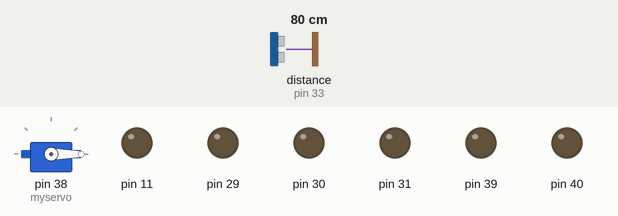
A sketch run on a simulated Arduino Mega 2560, built with avr-gcc and run on an emulated ATmega2560. Shown: servo, output pins drawn as LEDs (lit = HIGH). The inputs (shaded band) are chosen by the test bench; at power-on: distance to the obstacle (sensor on pin 33) 80 cm. The echo pulse lasts 58.3 µs per cm; pins used as bus, display or sensor lines are not drawn; what the sketch prints to the serial monitor is not drawn.

Above: at 0.1 s.
At 36.0 s:
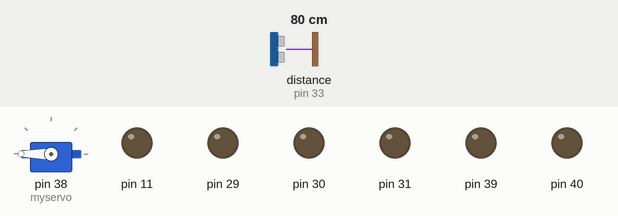
Timing chart, 0 to 39.5 s (numbered marks = the images above):
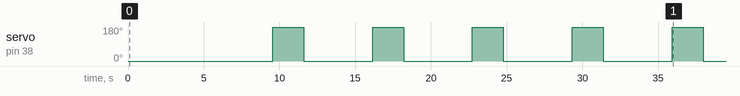

Measured:
- by itself, servo on pin 38 (myservo): alternates 180° for 2.0 s and 0° for 4.5 s

The sketch:

ECGR_5196_Lab8_Part1.ino
```cpp
//*******************************************************************
// This program will allow the robot to find objects on the left    *
// and right of the robot, while traveling a straight path.         *
// The robot will detect the objects on the first path travel. Then *
// on the path back, the robot will point towards the objects       *
// location when perpendicular to the object.                       *
//                                                                  *
//                                                                  *
// Kendall Britton, 2022-04-18                                      *
//*******************************************************************

#include <Servo.h>
#include "SimpleRSLK.h"

Servo myservo;  // create servo object to control a servo
                // a maximum of eight servo objects can be created

#define LEFT_MOTOR_SPEED   31 //20 //31   //15           // Inital left motor speed for traveling striaght
#define RIGHT_MOTOR_SPEED  35 //24 //35   //17          // Inital right motor speed for traveling striaght

#define LEFT_MOTOR_SPEED_ROTATE 10    // Inital left motor speed for rotating
#define RIGHT_MOTOR_SPEED_ROTATE 10   // Inital right motor speed for rotating

#define ERROR_OVERSHOOT_STRAIGHT 16   // Error overshoot that makes encoder more accurate for traveling straight
#define ERROR_OVERSHOOT_ROTATE 18     // Error overshoot that makes encoder more accurate for rotating

#define ARRAY_SIZE  24                  // Allows for max range of 120 degree sweep
#define DISTANCE_FROM_WALL  0          // Distance to drive to from the wall
#define SENSOR_PLACEMENT_CORRECTION 4   // Distance from ultrasonic to front of robot

float wheel_diam = 6.99999;       // Wheel diameter of the TI RSLK
uint16_t gear_ratio = 120;        // Gear ratio of the TI RSLK
uint8_t pulses_per_motor = 3;     // Encoder pulse to motor turn ration for TI RSLK
float wheel_base = 13.99999;      // Wheel base distance of the TI RSLK

const int trigPin = 32;    // This is Port Pin 3.5 on the MSP432 Launchpad
const int echoPin = 33;    // This is Port Pin 5.1 on the MSP432 Launchpad

int iter = 0;                       // This variable keeps tracks of how many iterations the servo has moved
float readingsPerRotate[9] = {};    // Array to filter the various sensor measurements
float distanceToObject[30] = {};    // Array to hold the filtered sensor measurements
int iterList[30] = {};              // This array holds the mapped servo iterations according to each ultrasonic reading
int count = 0;

void setRawMotorSpeed(uint8_t motorNum, uint8_t speed);

void setup() {    // put your setup code here, to run once:
   // initialize two digital pins as outputs.
   setupRSLK();
   pinMode(trigPin, OUTPUT);
   pinMode(echoPin, INPUT);
   myservo.attach(38);  // attaches the servo on Port 2.4 to the servo object
   myservo.write(0);    // Send it to the default position
   Serial.begin(9600);
}

void loop() {    // put your main code here, to run repeatedly:

  delay(5000);
  int j = 0;

   for(int i = 0; i < 15; i++){

      myservo.write(0);              // tell servo to go to position in variable 'pos'
      delay(500);
      pulseUltrasonicSensor();
      delay(500);
      sortAndFindMedian();
      delay(500);
      Serial.print("Set ");
      Serial.print(count);
      Serial.print(":      Left Reading: ");
      Serial.print(distanceToObject[j]);
      delay(3000);

      j++;

      myservo.write(180);              // tell servo to go to position in variable 'pos'
      delay(500);
      pulseUltrasonicSensor();
      delay(500);
      sortAndFindMedian();
      delay(500);
      Serial.print("      Right Reading: ");
      Serial.println(distanceToObject[j]);
      delay(500);

     // driveStraightCM(20);
      //if( (i < 6) || ((i > 7) && (i < 12)) || (i == 14) ){
        //rotateCCWShort(1);
      //}

      //delay(500);
      count++;
      j++;

   }


}


//============================================================================
// The sortAndFindMedian() function sorts the distance recordings at a current
// iteration of sweep.
//============================================================================
void sortAndFindMedian(){
  int temp;


  for(int i = 0; i < 9; i++){                         // Sorts the ultrasonic values in ascending order
      for(int j = i + 1; j < 9; j++){
        if(readingsPerRotate[i] > readingsPerRotate[j]){
          temp = readingsPerRotate[i];
          readingsPerRotate[i] = readingsPerRotate[j];
          readingsPerRotate[j] = temp;
        }
      }
  }

  distanceToObject[iter] = readingsPerRotate[4];    // Takes median and adds it to list
  iterList[iter] = iter;                            // Assigns current iteration to list
  iter++;
}


//============================================================================
// The pulseUltrasonicSensor() function calculates/pulses the distance recording
// of the closest object.
//============================================================================
void pulseUltrasonicSensor(){
  float pulseLength, centimeters;


    for(int i = 0; i < 9; i++){

      digitalWrite(trigPin, LOW);                   // send low to get a clean pulse
      delayMicroseconds(10);                        // let it settle
      digitalWrite(trigPin, HIGH);                  // send high to trigger device
      delayMicroseconds(10);                        // let it settle
      digitalWrite(trigPin, LOW);                   // send low to get a clean pulse
      delayMicroseconds(10);                        // let it settle

      pulseLength = pulseIn(echoPin, HIGH);         // measure pulse coming back
      centimeters = pulseLength / 58;


      readingsPerRotate[i] = centimeters;

      delayMicroseconds(10);
  }
}


//============================================================================
// The pulseCountStraightCM() function calculates the total amount of
// encoder pulses that are needed to travel a specific distance in cm.
//============================================================================
int pulseCountStraightCM(int distanceCM){
  float temp = (distanceCM * (1 / (wheel_diam * PI)) * gear_ratio * pulses_per_motor) - ERROR_OVERSHOOT_STRAIGHT;
  return temp;
}


//============================================================================
// The pulseCountRotateCCW() function calculates the total amount of encoder
// pulses that are needed to rotate a specific amount of degrees.
//============================================================================
int pulseCountRotate(float degree){
  float temp = (((degree * PI* wheel_base)/ 360) * (1 / (wheel_diam * PI)) * gear_ratio * pulses_per_motor);
  return temp;
}


//============================================================================
// The rotateCCW() function allows the robot to rotate a specific amount of
// degrees.
//============================================================================
void rotateCCW(int degree){

  uint16_t l_totalCount = 0;                            // Initializes left encoder count
  uint16_t r_totalCount = 0;                            // Initializes right encoder count
  uint16_t l_motor_speed = LEFT_MOTOR_SPEED_ROTATE;     // Initializes left motor speed
  uint16_t r_motor_speed = RIGHT_MOTOR_SPEED_ROTATE;    // Initializes right motor speed

  int rotatePulse = pulseCountRotate(degree) - ERROR_OVERSHOOT_ROTATE;           // Calculates encoder pulses need to rotate degrees

  resetLeftEncoderCnt();      // Resets current encoder count
  resetRightEncoderCnt();     // Resets current encoder count

  setMotorDirection(LEFT_MOTOR,MOTOR_DIR_BACKWARD);     // Set motor direction
  setMotorDirection(RIGHT_MOTOR,MOTOR_DIR_FORWARD);     // Set motor direction
  enableMotor(BOTH_MOTORS);                             // Enable motors

  setMotorSpeed(RIGHT_MOTOR,RIGHT_MOTOR_SPEED_ROTATE);    // Set motor speed
  setMotorSpeed(LEFT_MOTOR,LEFT_MOTOR_SPEED_ROTATE);      // Set motor speed

  while( (l_totalCount < rotatePulse) || (r_totalCount < rotatePulse) ) {       // Stop motors if they reach desired encoder count
    l_totalCount = getEncoderLeftCnt(); r_totalCount = getEncoderRightCnt();

    if (r_totalCount >= rotatePulse){
      disableMotor(RIGHT_MOTOR);
    }

    if (l_totalCount >= rotatePulse){
      disableMotor(LEFT_MOTOR);
    }

  }
  delay(2000);    // Pauses before next action
}

//============================================================================
// The rotateCCW() function allows the robot to rotate a specific amount of
// degrees.
//============================================================================
void rotateCCWShort(float degree){

  uint16_t l_totalCount = 0;                            // Initializes left encoder count
  uint16_t r_totalCount = 0;                            // Initializes right encoder count
  uint16_t l_motor_speed = LEFT_MOTOR_SPEED_ROTATE;     // Initializes left motor speed
  uint16_t r_motor_speed = RIGHT_MOTOR_SPEED_ROTATE;    // Initializes right motor speed

  int rotatePulse = pulseCountRotate(degree);           // Calculates encoder pulses need to rotate degrees

  resetLeftEncoderCnt();      // Resets current encoder count
  resetRightEncoderCnt();     // Resets current encoder count

  setMotorDirection(LEFT_MOTOR,MOTOR_DIR_BACKWARD);     // Set motor direction
  setMotorDirection(RIGHT_MOTOR,MOTOR_DIR_FORWARD);     // Set motor direction
  enableMotor(BOTH_MOTORS);                             // Enable motors

  setMotorSpeed(RIGHT_MOTOR,RIGHT_MOTOR_SPEED_ROTATE);    // Set motor speed
  setMotorSpeed(LEFT_MOTOR,LEFT_MOTOR_SPEED_ROTATE);      // Set motor speed

  while( (l_totalCount < rotatePulse) || (r_totalCount < rotatePulse) ) {       // Stop motors if they reach desired encoder count
    l_totalCount = getEncoderLeftCnt(); r_totalCount = getEncoderRightCnt();

    if (r_totalCount >= rotatePulse){
      disableMotor(RIGHT_MOTOR);
    }

    if (l_totalCount >= rotatePulse){
      disableMotor(LEFT_MOTOR);
    }

  }
  delay(500);    // Pauses before next action
}


//============================================================================
// The driveStraightCM() allows the robot to drive straight for a specificed
// distance in cm.
//============================================================================
void driveStraightCM(int distanceCM){
  uint16_t l_totalCount = 0;                                // Initializes left encoder count
  uint16_t r_totalCount = 0;                                // Initializes right encoder count
  uint16_t l_motor_speed = LEFT_MOTOR_SPEED;                // Initializes left motor speed
  uint16_t r_motor_speed = RIGHT_MOTOR_SPEED;               // Initializes right motor speed

  int straightPulse = pulseCountStraightCM(distanceCM);     // Calculates encoder pulses need to drive distance

  resetLeftEncoderCnt();        // Resets current encoder count
  resetRightEncoderCnt();       // Resets current encoder count

  setMotorDirection(BOTH_MOTORS,MOTOR_DIR_FORWARD);   // Cause the robot to drive forward
  enableMotor(BOTH_MOTORS);                           // Enable motors

  setRawMotorSpeed(RIGHT_MOTOR,RIGHT_MOTOR_SPEED);     // Set motor speed
  setRawMotorSpeed(LEFT_MOTOR,LEFT_MOTOR_SPEED);       // Set motor speed


  while( (l_totalCount < straightPulse) || (r_totalCount < straightPulse) ) {         // Stop motors if they reach desired encoder count
    l_totalCount = getEncoderLeftCnt(); r_totalCount = getEncoderRightCnt();


    if (r_totalCount >= straightPulse){
      disableMotor(RIGHT_MOTOR);
    }

    if (l_totalCount >= straightPulse){
      disableMotor(LEFT_MOTOR);
    }

   if (((l_totalCount + 1) < r_totalCount) && (l_motor_speed <= LEFT_MOTOR_SPEED + 2)){             // Adjusts speed if one motor is faster than the other
     setRawMotorSpeed(LEFT_MOTOR, l_motor_speed + 1);
    }

    if(((r_totalCount + 1) < l_totalCount)  && (l_motor_speed >= LEFT_MOTOR_SPEED - 2)){            // Adjusts speed if one motor is faster than the other
      setRawMotorSpeed(LEFT_MOTOR, l_motor_speed - 1);
   }

  }
  delay(500);      // Pauses before next action
}
```
